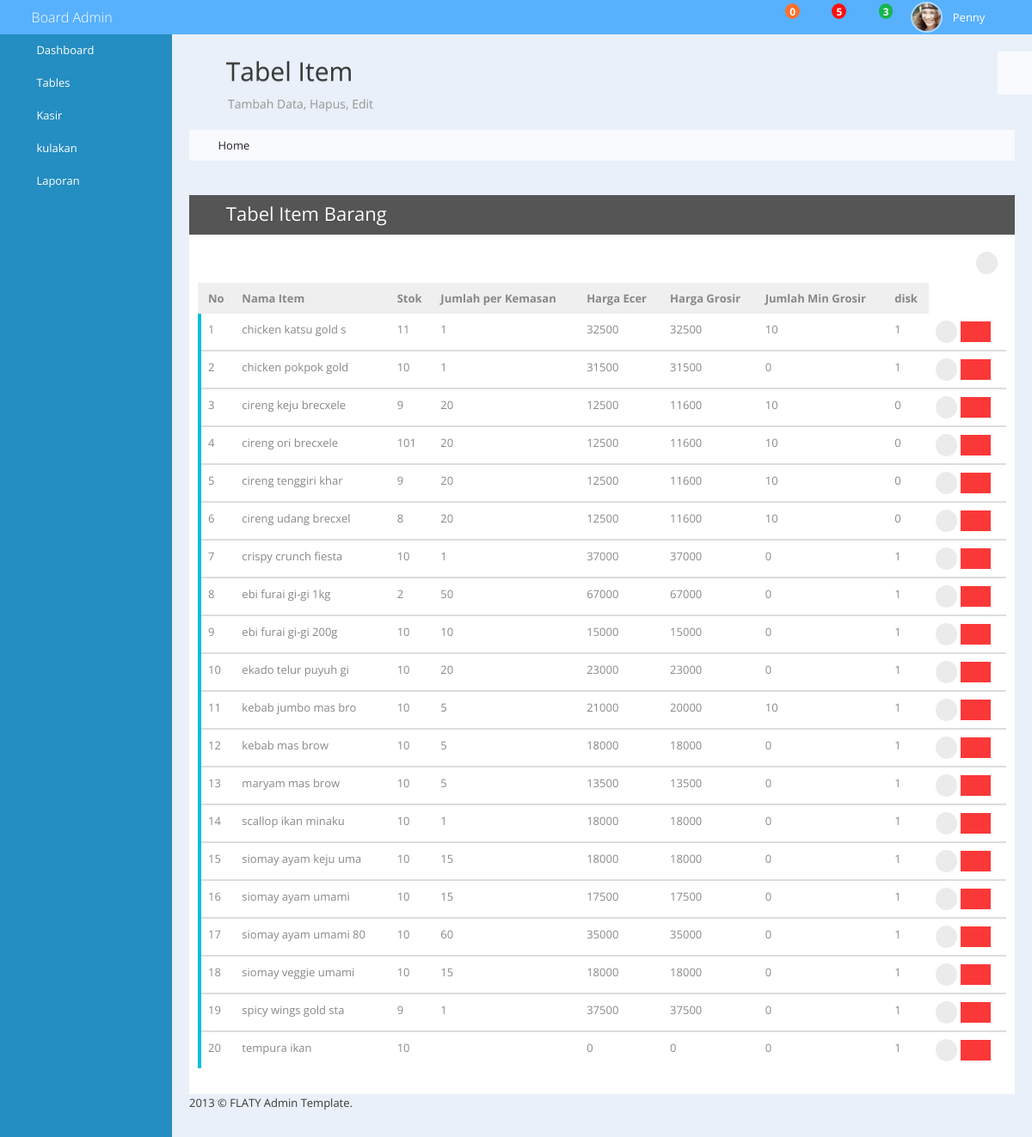
The app's page /tabel_item.php with its own data.
### tables this page shows
CREATE TABLE IF NOT EXISTS `item` (
  `Nama_Item` varchar(20) NOT NULL,
  `Stok` int(11) NOT NULL,
  `Kemasan` varchar(5) NOT NULL,
  `Harga_Jual_Ecer` int(11) NOT NULL,
  `Harga_Jual_Grosir` int(11) NOT NULL,
  `Jum_Grosir` int(11) NOT NULL,
  `disk` int(11) NOT NULL
);

### database.php (called while the page is built, shortened)
<?php
class database
{
	function tampil_data()
	{
	$data = mysql_query("select * from item order by Nama_Item");
	while($d = mysql_fetch_array($data))
		{
			$hasil[] = $d;
		}
	return $hasil;
	}
 }
?>

### tabel_item.php (the view, shortened to what this page needs)
<?php
include 'database.php';
$db = new database();
?>
<!DOCTYPE html>
 <html class="no-js">
    <head>
        <link rel="stylesheet" href="assets/bootstrap/bootstrap.min.css">
        <link rel="stylesheet" href="assets/bootstrap/bootstrap-responsive.min.css">
        <link rel="stylesheet" href="assets/font-awesome/css/font-awesome.min.css">
        <link rel="stylesheet" href="assets/normalize/normalize.css">
        <link rel="stylesheet" href="css/flaty.css">
        <link rel="stylesheet" href="css/flaty-responsive.css">
    </head>
    <body>
       <?php include("header.php"); ?>
        <div class="container-fluid" id="main-container">
            <div id="sidebar" class="nav-collapse">
               <?php include("menu.php"); ?>
            </div>
            <div id="main-content">
                <div class="page-title">
                    <div>
                        <h1><i class="icon-file-alt"></i> Tabel Item</h1>
                        <h4>Tambah Data, Hapus, Edit </h4>
                    </div>
                </div>
                <div id="breadcrumbs">
                    <ul class="breadcrumb">
                        <li class="active"><i class="icon-home"></i> Home</li>
                    </ul>
                </div>
               <div class="row-fluid">
                    <div class="span12">
                        <div class="box box-black">
                            <div class="box-title">
                                <h3><i class="icon-table"></i> Tabel Item Barang</h3>
                                <div class="box-tool">
                                    <a data-action="collapse" href="#"><i class="icon-chevron-up"></i></a>
                                    <a data-action="close" href="#"><i class="icon-remove"></i></a>
                                </div>
                            </div>
                            <div class="box-content">
                                <div class="btn-toolbar pull-right">
                                    <div class="btn-group">
                                        <a class="btn btn-circle show-tooltip" title="Add new record" href="#myModal" role="button" data-toggle="modal"><i class="icon-plus"></i></a>
                                    </div>
                                </div>
                                <table class="table table-advance">
                                <thead>
                                    <tr>
                                        <th>No</th>
                                        <th>Nama Item</th>
                                        <th>Stok</th>
                                        <th>Jumlah per Kemasan</th>
                                        <th>Harga Ecer</th>
                                        <th>Harga Grosir</th>
                                        <th>Jumlah Min Grosir</th>
                                        <th>disk</th>
                                    </tr>
                                </thead>
                                    <?php
                                    $no = 1;
                                    foreach($db->tampil_data() as $x){
                                    ?>
                                    <tbody>
                                    <tr class="table-flag-blue">
                                        <td><?php echo $no++; ?></td>
                                        <td><?php echo $x['Nama_Item']; ?></td>
                                        <td><?php echo $x['Stok']; ?></td>
                                        <td><?php echo $x['Kemasan']; ?></td>
                                        <td><?php echo $x['Harga_Jual_Ecer']; ?></td>
                                        <td><?php echo $x['Harga_Jual_Grosir']; ?></td>
                                        <td><?php echo $x['Jum_Grosir']; ?></td>
                                        <td><?php echo $x['disk']; ?></td>
                                        <td>
                                            <div class="btn-group">
                                                <a class="btn btn-circle show-tooltip" title="Update" href="#myModal1<?php echo $no; ?>" role="button" data-toggle="modal"><i class="icon-edit"></i></a>
                                                <a class="btn btn-small btn-danger show-tooltip" title="Delete" href="proses.php?Nama_Item=<?php echo $x['Nama_Item']; ?>&aksi=hapus"><i class="icon-trash"></i></a>
                                            </div>
                                        </td>
                                    </tr>
                                    </tbody>
                                    <?php
                                    }
                                    ?>
                                </table>
                </div>
                <footer>
                    <p>2013 © FLATY Admin Template.</p>
                </footer>
            </div>
        </div>
    </body>
</html>

### records on screen
item: Nama_Item "chicken katsu gold s", Stok "11", Kemasan "1", Harga_Jual_Ecer "32500", Harga_Jual_Grosir "32500", Jum_Grosir "10", disk "1"
item: Nama_Item "chicken pokpok gold", Stok "10", Kemasan "1", Harga_Jual_Ecer "31500", Harga_Jual_Grosir "31500", Jum_Grosir "0", disk "1"
item: Nama_Item "cireng keju brecxele", Stok "9", Kemasan "20", Harga_Jual_Ecer "12500", Harga_Jual_Grosir "11600", Jum_Grosir "10", disk "0"
item: Nama_Item "cireng ori brecxele", Stok "101", Kemasan "20", Harga_Jual_Ecer "12500", Harga_Jual_Grosir "11600", Jum_Grosir "10", disk "0"
item: Nama_Item "cireng tenggiri khar", Stok "9", Kemasan "20", Harga_Jual_Ecer "12500", Harga_Jual_Grosir "11600", Jum_Grosir "10", disk "0"
item: Nama_Item "cireng udang brecxel", Stok "8", Kemasan "20", Harga_Jual_Ecer "12500", Harga_Jual_Grosir "11600", Jum_Grosir "10", disk "0"
item: Nama_Item "crispy crunch fiesta", Stok "10", Kemasan "1", Harga_Jual_Ecer "37000", Harga_Jual_Grosir "37000", Jum_Grosir "0", disk "1"
item: Nama_Item "ebi furai gi-gi 1kg", Stok "2", Kemasan "50", Harga_Jual_Ecer "67000", Harga_Jual_Grosir "67000", Jum_Grosir "0", disk "1"
item: Nama_Item "ebi furai gi-gi 200g", Stok "10", Kemasan "10", Harga_Jual_Ecer "15000", Harga_Jual_Grosir "15000", Jum_Grosir "0", disk "1"
item: Nama_Item "ekado telur puyuh gi", Stok "10", Kemasan "20", Harga_Jual_Ecer "23000", Harga_Jual_Grosir "23000", Jum_Grosir "0", disk "1"
item: Nama_Item "kebab jumbo mas bro", Stok "10", Kemasan "5", Harga_Jual_Ecer "21000", Harga_Jual_Grosir "20000", Jum_Grosir "10", disk "1"
item: Nama_Item "kebab mas brow", Stok "10", Kemasan "5", Harga_Jual_Ecer "18000", Harga_Jual_Grosir "18000", Jum_Grosir "0", disk "1"
item: Nama_Item "maryam mas brow", Stok "10", Kemasan "5", Harga_Jual_Ecer "13500", Harga_Jual_Grosir "13500", Jum_Grosir "0", disk "1"
item: Nama_Item "scallop ikan minaku", Stok "10", Kemasan "1", Harga_Jual_Ecer "18000", Harga_Jual_Grosir "18000", Jum_Grosir "0", disk "1"
item: Nama_Item "siomay ayam keju uma", Stok "10", Kemasan "15", Harga_Jual_Ecer "18000", Harga_Jual_Grosir "18000", Jum_Grosir "0", disk "1"
item: Nama_Item "siomay ayam umami", Stok "10", Kemasan "15", Harga_Jual_Ecer "17500", Harga_Jual_Grosir "17500", Jum_Grosir "0", disk "1"
item: Nama_Item "siomay ayam umami 80", Stok "10", Kemasan "60", Harga_Jual_Ecer "35000", Harga_Jual_Grosir "35000", Jum_Grosir "0", disk "1"
item: Nama_Item "siomay veggie umami", Stok "10", Kemasan "15", Harga_Jual_Ecer "18000", Harga_Jual_Grosir "18000", Jum_Grosir "0", disk "1"
item: Nama_Item "spicy wings gold sta", Stok "9", Kemasan "1", Harga_Jual_Ecer "37500", Harga_Jual_Grosir "37500", Jum_Grosir "0", disk "1"
item: Nama_Item "tempura ikan", Stok "10", Harga_Jual_Ecer "0", Harga_Jual_Grosir "0", Jum_Grosir "0", disk "1"
